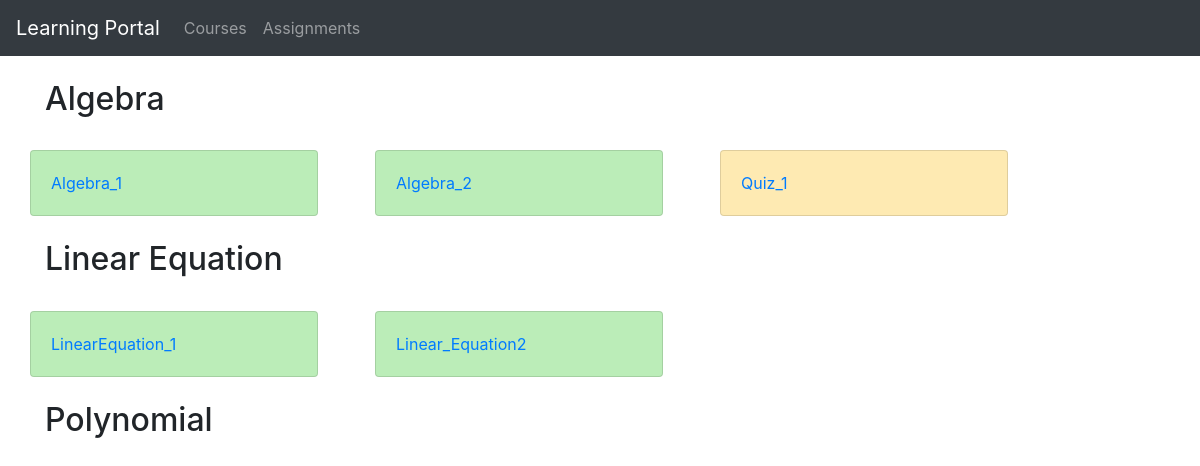
Page /courseView/1 on the committed database.
### course/models.py (models this page shows, shortened)
class Chapter(models.Model):
    chapter_id=models.AutoField(primary_key=True)
    chapter_name=models.CharField(max_length=30)
    course=models.ForeignKey(Course,on_delete=models.CASCADE)

class Lecture(models.Model):
    lecture_name=models.CharField(max_length=50)
    ytvideo = models.CharField(max_length=500,blank=True)
    src=models.FileField(upload_to ='course/videos',blank=True)
    chapter=models.ForeignKey(Chapter,on_delete=models.CASCADE)

class Quiz(models.Model):
    quiz_name=models.CharField(max_length=100)
    time=models.IntegerField()
    chapter=models.ForeignKey(Chapter,on_delete=models.CASCADE)
    done=models.BooleanField(default=False)

### course/views.py (the view)
# urls.py: path("courseView/<int:pid>",views.CourseView,name="CourseView"),
def CourseView(request,pid):
    course=Course.objects.filter(id=pid)
    chapter=Chapter.objects.filter(course=course[0])
    lectures={}
    quizzes={}
    for c in chapter:
        for l in Lecture.objects.filter(chapter=c):
            lectures[c.chapter_name]=lectures.get(c.chapter_name,[])
            lectures[c.chapter_name].append(l)
    for c in chapter:
        for q in Quiz.objects.filter(chapter=c):
            quizzes[c.chapter_name]=quizzes.get(c.chapter_name,[])
            quizzes[c.chapter_name].append(q)
    return render(request,'course/courseView.html',{'course':course[0],'chapter':chapter,'lectures':lectures,'quizzes':quizzes})

### course/templates/course/courseView.html (shortened to what this page needs)
{% extends 'course/basic.html'  %}
{% block body %}
{% for c in chapter %}
    <div class="container" style="margin-top:2% ;"><h2>{{c.chapter_name}}</h2></div><br>
    <div class="container">
        <div class="row">
        {% for k,v in lectures.items %}
            {% if k is c.chapter_name %}
                    {% for l in v%}
                    <div class="col-mid-3" style="margin-right:5%;">
                        <div class="card" style="width: 18rem;background-color: rgb(30, 194, 21,0.3);">
                            <div class="card-body" >
                                <div><a href="/courseView/{{c.chapter_id}}/{{l.id}}">{{l.lecture_name}}</a></div>
                            </div>
                        </div>
                    </div>
                    {%endfor%}
            {% endif %}
        {% endfor%}
        {% for k,v in quizzes.items %}
            {% if k is c.chapter_name %}
                    {% for q in v%}
                    <div class="col-mid-3" style="margin-right:5%;">
                        <div class="card" style="width: 18rem;background-color:rgb(252, 186, 3,0.3);">
                            <div class="card-body" >
                                <div><a href="/courseView/{{c.chapter_id}}/quiz/{{q.id}}">{{q.quiz_name}}</a></div>
                            </div>
                        </div>
                    </div>
                    {%endfor%}
            {% endif %}
        {% endfor%}
        </div>
    </div>
    {% endfor %}
{% endblock %}

### rows in the picture
Chapter: chapter_name "Algebra"
Lecture: lecture_name "Algebra_1"
Lecture: lecture_name "Algebra_2"
Quiz: quiz_name "Quiz_1"
Chapter: chapter_name "Linear Equation"
Lecture: lecture_name "LinearEquation_1"
Lecture: lecture_name "Linear_Equation2"
Chapter: chapter_name "Polynomial"
